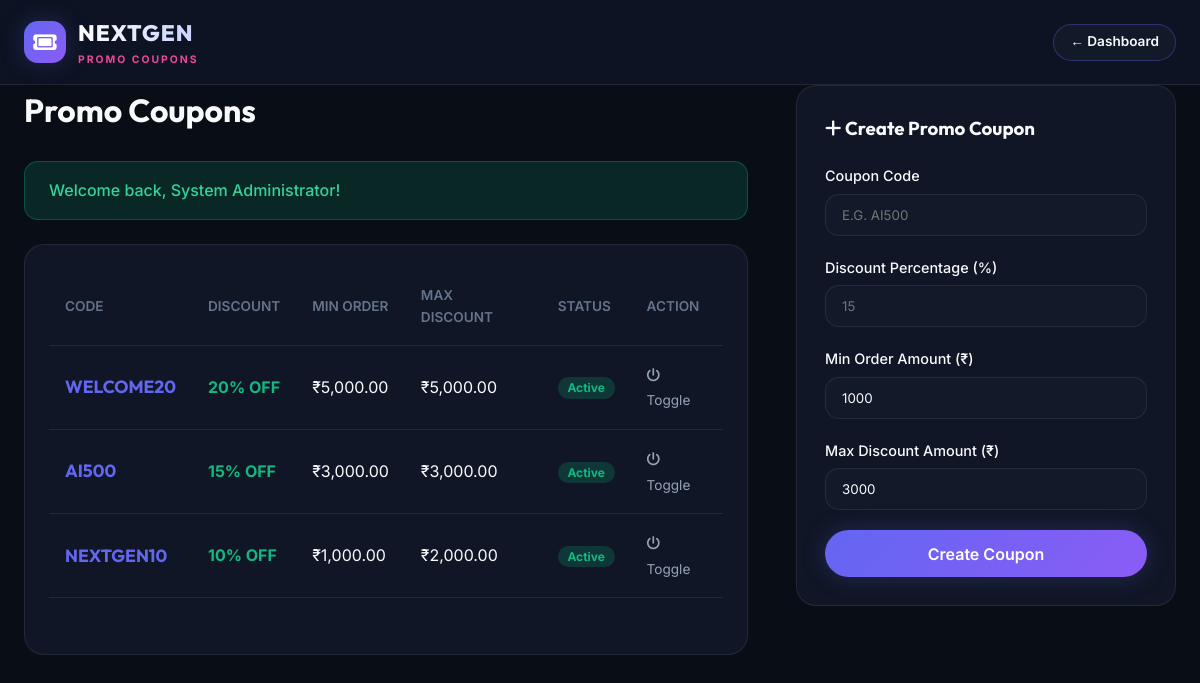
Page /admin/coupons.php (signed in) on the committed database.
### tables this page shows
CREATE TABLE IF NOT EXISTS `coupons` (
  `id` INT AUTO_INCREMENT PRIMARY KEY,
  `code` VARCHAR(30) NOT NULL UNIQUE,
  `discount_percentage` INT NOT NULL,
  `min_order_amount` DECIMAL(10, 2) DEFAULT 0.00,
  `max_discount` DECIMAL(10, 2) DEFAULT 5000.00,
  `is_active` TINYINT(1) DEFAULT 1,
  `created_at` DATETIME DEFAULT CURRENT_TIMESTAMP
);

### includes/functions.php (called while the page is built, shortened)
<?php
function formatPrice($amount) {
    return '₹' . number_format((float)$amount, 2);
}
function getFlash($key) {
    if (isset($_SESSION['flash_' . $key])) {
        $msg = $_SESSION['flash_' . $key];
        return $msg;
    }
    return null;
}

### admin/coupons.php (the view, shortened to what this page needs)
<?php
require_once __DIR__ . '/../includes/functions.php';
$db = Database::getConnection();
$coupons = $db->query("SELECT * FROM coupons ORDER BY id DESC")->fetchAll();
?>
<!DOCTYPE html>
<html lang="en">
<head>
    <link rel="stylesheet" href="https://cdnjs.cloudflare.com/ajax/libs/font-awesome/6.5.1/css/all.min.css">
    <link rel="stylesheet" href="../assets/css/style.css">
</head>
<body>
    <header class="main-header" style="background: #0d1322;">
        <div class="container header-container">
            <a href="dashboard.php" class="brand-logo">
                <div class="logo-icon"><i class="fa-solid fa-ticket"></i></div>
                <div class="logo-text">
                    <span class="brand-name">NEXTGEN</span>
                    <span class="brand-tag">PROMO COUPONS</span>
                </div>
            </a>
            <a href="dashboard.php" class="btn-secondary" style="padding: 0.4rem 1rem; font-size: 0.85rem;">&larr; Dashboard</a>
        </div>
    </header>
    <div class="container my-5">
        <div style="display: grid; grid-template-columns: 1fr 380px; gap: 3rem;">
            <div>
                <h1 class="section-title mb-4">Promo Coupons</h1>
                <?php if ($msg = getFlash('success')): ?>
                    <div class="flash-alert success mb-4"><?= $msg ?></div>
                <?php endif; ?>
                <div style="background: var(--bg-card); border: 1px solid var(--border-color); border-radius: var(--radius-lg); padding: 1.5rem;">
                    <table class="cart-table">
                        <thead>
                            <tr>
                                <th>Code</th>
                                <th>Discount</th>
                                <th>Min Order</th>
                                <th>Max Discount</th>
                                <th>Status</th>
                                <th>Action</th>
                            </tr>
                        </thead>
                        <tbody>
                            <?php foreach ($coupons as $cp): ?>
                                <tr>
                                    <td><strong style="color: var(--primary); font-family: var(--font-heading); font-size: 1.1rem;"><?= htmlspecialchars($cp['code']) ?></strong></td>
                                    <td style="font-weight: 700; color: var(--emerald);"><?= $cp['discount_percentage'] ?>% OFF</td>
                                    <td><?= formatPrice($cp['min_order_amount']) ?></td>
                                    <td><?= formatPrice($cp['max_discount']) ?></td>
                                    <td>
                                        <span style="background: <?= $cp['is_active'] ? 'rgba(16, 185, 129, 0.2)' : 'rgba(244, 63, 94, 0.2)' ?>; color: <?= $cp['is_active'] ? 'var(--emerald)' : 'var(--rose)' ?>; font-size: 0.75rem; font-weight: 700; padding: 0.2rem 0.6rem; border-radius: 99px;">
                                            <?= $cp['is_active'] ? 'Active' : 'Disabled' ?>
                                        </span>
                                    </td>
                                    <td>
                                        <a href="coupons.php?action=toggle&id=<?= $cp['id'] ?>" style="color: var(--text-secondary); font-size: 0.85rem;"><i class="fa-solid fa-power-off"></i> Toggle</a>
                                    </td>
                                </tr>
                            <?php endforeach; ?>
                        </tbody>
                    </table>
                </div>
            </div>
            <div style="background: var(--bg-card); border: 1px solid var(--border-color); border-radius: var(--radius-lg); padding: 1.75rem; height: fit-content;">
                <h3 style="font-family: var(--font-heading); margin-bottom: 1.25rem;"><i class="fa-solid fa-plus"></i> Create Promo Coupon</h3>
                <form action="coupons.php" method="POST">
                    <div class="form-group">
                        <label>Coupon Code</label>
                        <input type="text" name="code" class="form-control" placeholder="e.g. AI500" style="text-transform: uppercase;" required>
                    </div>
                    <div class="form-group">
                        <label>Discount Percentage (%)</label>
                        <input type="number" name="discount_percentage" class="form-control" min="1" max="90" placeholder="15" required>
                    </div>
                    <div class="form-group">
                        <label>Min Order Amount (₹)</label>
                        <input type="number" step="0.01" name="min_order_amount" class="form-control" value="1000" required>
                    </div>
                    <div class="form-group mb-4">
                        <label>Max Discount Amount (₹)</label>
                        <input type="number" step="0.01" name="max_discount" class="form-control" value="3000" required>
                    </div>
                    <button type="submit" name="add_coupon" class="btn-primary" style="width: 100%; justify-content: center;">Create Coupon</button>
                </form>
            </div>
        </div>
    </div>
</body>
</html>

### assets/css/style.css (style rules this page uses)
:root { --bg-dark: #090d16; --bg-surface: #121929; --bg-surface-hover: #1b253b; --bg-card: rgba(18, 25, 41, 0.85); --border-color: rgba(255, 255, 255, 0.08); --border-highlight: rgba(99, 102, 241, 0.35); --primary: #6366f1; --primary-hover: #4f46e5; --accent: #8b5cf6; --neon-pink: #ec4899; --emerald: #10b981; --amber: #f59e0b; --rose: #f43f5e; --text-primary: #f8fafc; --text-secondary: #94a3b8; --text-muted: #64748b; --font-heading: 'Outfit', sans-serif; --font-body: 'Inter', sans-serif; --radius-sm: 8px; --radius-md: 14px; --radius-lg: 20px; --radius-full: 9999px; --shadow-glow: 0 0 25px rgba(99, 102, 241, 0.25); --shadow-card: 0 10px 30px rgba(0, 0, 0, 0.35); --glass-backdrop: blur(16px); }
* { margin: 0; padding: 0; box-sizing: border-box; }
body { font-family: var(--font-body); background-color: var(--bg-dark); color: var(--text-primary); line-height: 1.6; overflow-x: hidden; min-height: 100vh; display: flex; flex-direction: column; }
a { color: inherit; text-decoration: none; transition: all 0.25s ease; }
button, input, select, textarea { font-family: inherit; }
.container { max-width: 1280px; margin: 0 auto; padding: 0 1.5rem; }
.main-header { background: rgba(9, 13, 22, 0.9); backdrop-filter: var(--glass-backdrop); border-bottom: 1px solid var(--border-color); position: sticky; top: 0; z-index: 100; }
.header-container { display: flex; align-items: center; justify-content: space-between; padding: 1rem 1.5rem; gap: 2rem; }
.brand-logo { display: flex; align-items: center; gap: 0.75rem; }
.logo-icon { width: 42px; height: 42px; background: linear-gradient(135deg, var(--primary), var(--accent)); border-radius: var(--radius-md); display: flex; align-items: center; justify-content: center; font-size: 1.3rem; color: #ffffff; box-shadow: var(--shadow-glow); }
.logo-text { display: flex; flex-direction: column; }
.brand-name { font-family: var(--font-heading); font-size: 1.4rem; font-weight: 800; letter-spacing: 1px; background: linear-gradient(90deg, #ffffff, #c7d2fe); -webkit-background-clip: text; -webkit-text-fill-color: transparent; }
.brand-tag { font-size: 0.65rem; font-weight: 700; letter-spacing: 2px; color: var(--neon-pink); text-transform: uppercase; }
.flash-alert { padding: 1rem 1.5rem; border-radius: var(--radius-md); margin: 1.5rem 0; display: flex; align-items: center; justify-content: space-between; font-weight: 500; }
.flash-alert.success { background: rgba(16, 185, 129, 0.15); border: 1px solid rgba(16, 185, 129, 0.3); color: #34d399; }
.btn-primary { background: linear-gradient(135deg, var(--primary), var(--accent)); color: #ffffff; padding: 0.85rem 2rem; border-radius: var(--radius-full); font-weight: 600; font-size: 1rem; border: none; cursor: pointer; box-shadow: var(--shadow-glow); display: inline-flex; align-items: center; gap: 0.6rem; }
.btn-secondary { background: var(--bg-surface); border: 1px solid var(--border-highlight); color: var(--text-primary); padding: 0.85rem 2rem; border-radius: var(--radius-full); font-weight: 600; font-size: 1rem; display: inline-flex; align-items: center; gap: 0.6rem; }
.section-title { font-family: var(--font-heading); font-size: 2rem; font-weight: 700; margin-bottom: 0.5rem; }
.form-group { margin-bottom: 1.25rem; }
.form-group label { display: block; font-size: 0.9rem; font-weight: 500; margin-bottom: 0.4rem; }
.form-control { width: 100%; background: var(--bg-surface); border: 1px solid var(--border-color); border-radius: var(--radius-md); padding: 0.75rem 1rem; color: var(--text-primary); outline: none; }
.cart-table { width: 100%; border-collapse: collapse; margin-bottom: 2rem; }
.cart-table th, .cart-table td { padding: 1rem; text-align: left; border-bottom: 1px solid var(--border-color); }
.cart-table th { color: var(--text-muted); font-weight: 600; font-size: 0.85rem; text-transform: uppercase; }

### rows in the picture
coupons: code "WELCOME20", discount_percentage "20", min_order_amount "₹5,000.00", max_discount "₹5,000.00", is_active "Active"
coupons: code "AI500", discount_percentage "15", min_order_amount "₹3,000.00", max_discount "₹3,000.00", is_active "Active"
coupons: code "NEXTGEN10", discount_percentage "10", min_order_amount "₹1,000.00", max_discount "₹2,000.00", is_active "Active"

### other values in the picture
$msg "Welcome back, System Administrator!"
